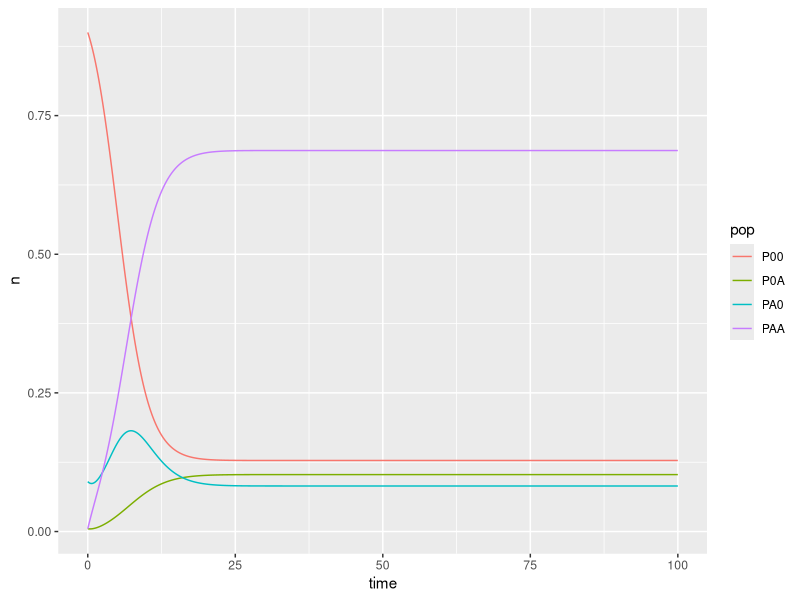

R code for this plot:
# install.packages("deSolve")
library(deSolve)
library(tidyverse)

### (1) Model specification
PSF <- function(times, state, parms) {
  with(as.list(c(state, parms)), {
    dP00_dt <- -RA*(PA0+PAA)*P00 + mA*PA0 + dA*P0A
    dPA0_dt <-  RA*(PA0+PAA)*P00 - mA*PA0 - cA*PA0
    dPAA_dt <-  cA*PA0 - mA*PAA + alpha*RA*(PA0+PAA)*P0A
    dP0A_dt <-  mA*PAA - (dA+alpha*RA*(PA0+PAA))*P0A
    return(list(c(dP00_dt, dPA0_dt, dPAA_dt, dP0A_dt)))  # return the results  
  })
}

### (2) Model application
times <- seq(0, 100, by = 0.1)  
state <- c(P00 = 0.9, PA0 = 0.09, PAA = 0.005, P0A = 0.005)  
parms <- c(RA = 0.5, mA = 0.1, cA = 0.5, dA = 0.4, alpha = 0.7)  

# run the ode solver
pop_size <- ode(func = PSF, times = times, y = state, parms = parms)

# take a look at the results
head(pop_size)
tail(pop_size)

dat <- as.data.frame(pop_size) %>% gather(key = pop, value = n, -time)
ggplot(dat, aes(x = time, y = n, color = pop)) + geom_line()
  
